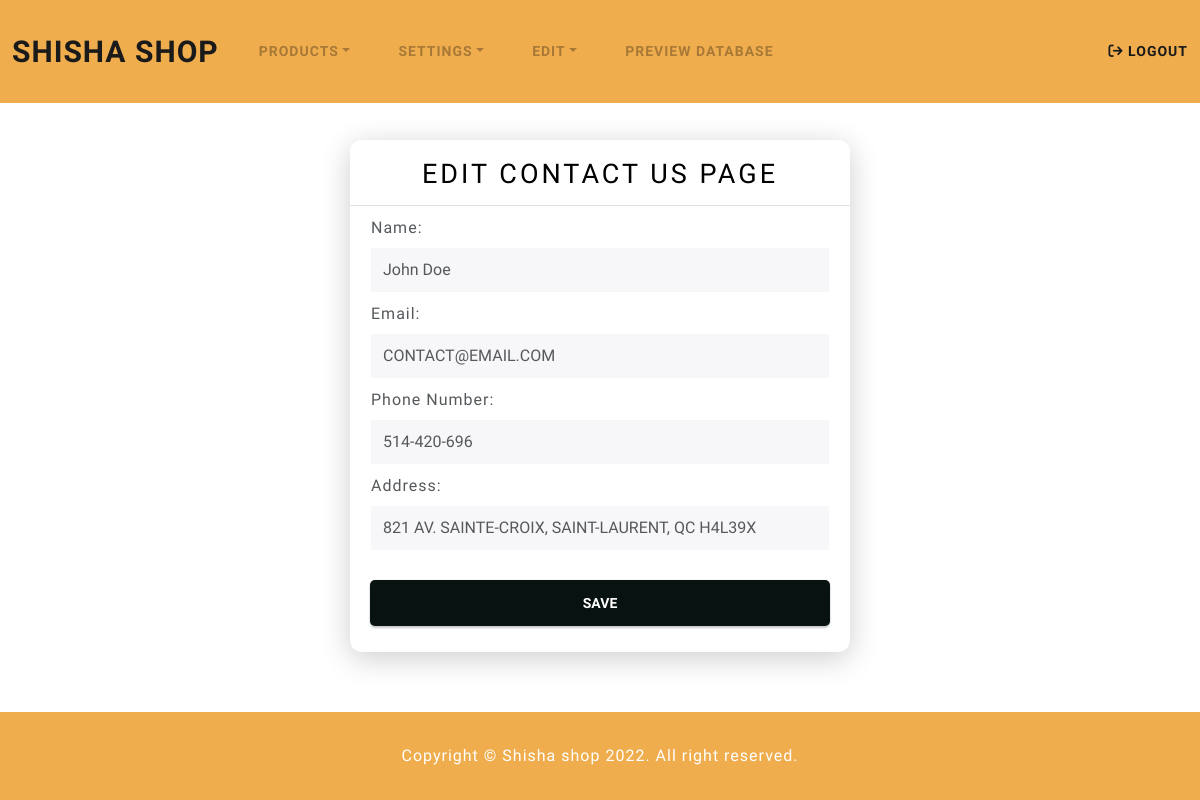
Page /Admin/editContactUs (signed in) on the earlier database version.
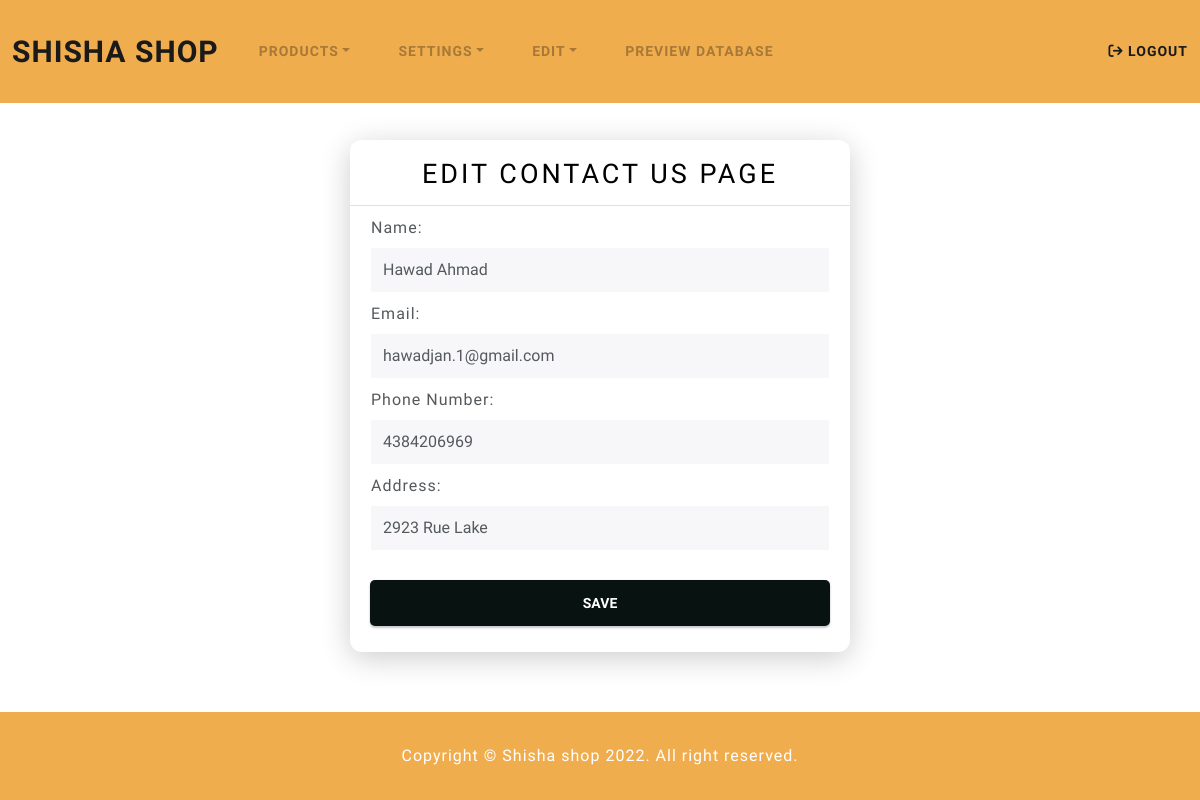
Same page on the later database version.
### tables this page shows
CREATE TABLE `contact` (
  `contact_id` int(11) NOT NULL,
  `businessEmail` varchar(30) NOT NULL,
  `phone` varchar(12) NOT NULL,
  `location` varchar(255) NOT NULL,
  `name` varchar(50) NOT NULL
);

### app/core/app.php (called while the page is built, shortened)
<?php
    class App{
        protected $currentMethod = 'index';
        public function __construct()
        {
            $url = $this->parseURL();
            if(file_exists('../app/controllers/'.$url[0].'.php')){
                unset($url[0]);
            }
            $this->currentController = new $this->currentController;
            if(isset($url[1])){
                if(method_exists($this->currentController, $url[1])){
                    $this->currentMethod = $url[1];
                    unset($url[1]);
                }
            }
            $this->params = $url ? array_values($url) : [];
            call_user_func_array([$this->currentController, $this->currentMethod], $this->params);
        }
        public function parseURL(){
            if(isset($_GET['url'])){
                $url = rtrim($_GET['url'], '/');
                $url = filter_var($url, FILTER_SANITIZE_URL);
                $url = explode('/',$url);
                return $url;
            }
        }
    }

### public/index.php (called while the page is built, shortened)
<?php
    $init = new App;
?>

### app/core/Model.php (called while the page is built, shortened)
<?php
class Model
{
    private $host = DB_HOST;
    private $user = DB_USER;
    private $pass = DB_PASS;
    private $dbname = DB_NAME;
    private $dbh;
    private $stmt;
    public function __construct()
    {
        $dsn = 'mysql:host=' . $this->host . ';dbname=' . $this->dbname;
        $options = array(
            PDO::ATTR_PERSISTENT => true,
            PDO::ATTR_ERRMODE => PDO::ERRMODE_EXCEPTION
        );
        try {
            $this->dbh = new PDO($dsn, $this->user, $this->pass, $options);
        } catch (PDOException $e) {
            $this->error = $e->getMessage();
            echo $this->error;
        }
    }
    public function query($sql)
    {
        $this->stmt = $this->dbh->prepare($sql);
    }
    public function bind($param, $value, $type = null)
    {
        if (is_null($type)) {
            switch (true) {
                case is_int($value):
                    $type = PDO::PARAM_INT;
                    break;
            }
        }
        $this->stmt->bindValue($param, $value, $type);
    }
    public function execute()
    {
        return $this->stmt->execute();
    }
    public function getSingle(){
        $this->execute();
        return $this->stmt->fetch(PDO::FETCH_OBJ);
    }
}

### app/models/contactModel.php (called while the page is built, shortened)
<?php
    class contactModel extends Model{
        public function getContactById($id) {
            $this->query("SELECT businessEmail, phone, location, name
                          FROM contact
                          WHERE contact_id = :contact_id");
            $this->bind(":contact_id", $id);
            return $this->getSingle();
        }
    }
?>

### app/views/Admin/editContactUs.php (the view, shortened to what this page needs)
<?php require APPROOT . '/views/includes/adminheader.php';  ?>
<form method="post" enctype="multipart/form-data" style="margin-top: 50px; margin-bottom: 50px;">
    <div class="d-flex flex-column justify-content-center" id="accessory_form">
        <div class="login-box-header">
            <h4 style="
              color: #000000;
              margin-bottom: 0px;
              font-weight: 400;
              font-size: 27px;
            ">
                Edit Contact Us Page
            </h4>
        </div>
        <div class="accessory_input" style="background-color: #ffffff" name="name">
        <label class="form-label">Name:</label>
        <input class="form-control form-control" type="text" required="" minlength="6" name="name" value="<?php echo $data['contact']->name?>" />
        <label class="form-label" style="margin-top: 10px">Email:</label>
        <input class="form-control form-control" type="email" required="" minlength="6" name="email" value="<?php echo $data['contact']->businessEmail?>"/>
        <label class="form-label" style="margin-top: 10px">Phone Number:</label>
        <input class="form-control form-control" type="text" required="" name="phone" pattern="^\d{3}\d{3}\d{4}$" value="<?php echo $data['contact']->phone?>" />
        <label class="form-label" style="margin-top: 10px">Address:</label>
        <input class="form-control form-control" type="text" required="" name="address" value="<?php echo $data['contact']->location?>" />
        </div>
        <div class="submit-row" style="margin-bottom: 8px; padding-top: 0px">
            <button class="btn btn-primary d-block box-shadow w-100" id="submit-id-submit" type="submit"
                style="background: #081210; margin-top: 20px" name="submit">
                Save
            </button>
        </div>
    </div>
</form>
<?php require APPROOT . '/views/includes/footer.php';  ?>

Differences in the rows shown:
changed contact: name "John Doe" → "Hawad Ahmad"; email "CONTACT@EMAIL.COM" → "hawadjan.1@gmail.com"; phone "514-420-696" → "4384206969"; address "821 AV. SAINTE-CROIX, SAINT-LAURENT, QC H4L39X" → "2923 Rue Lake"
